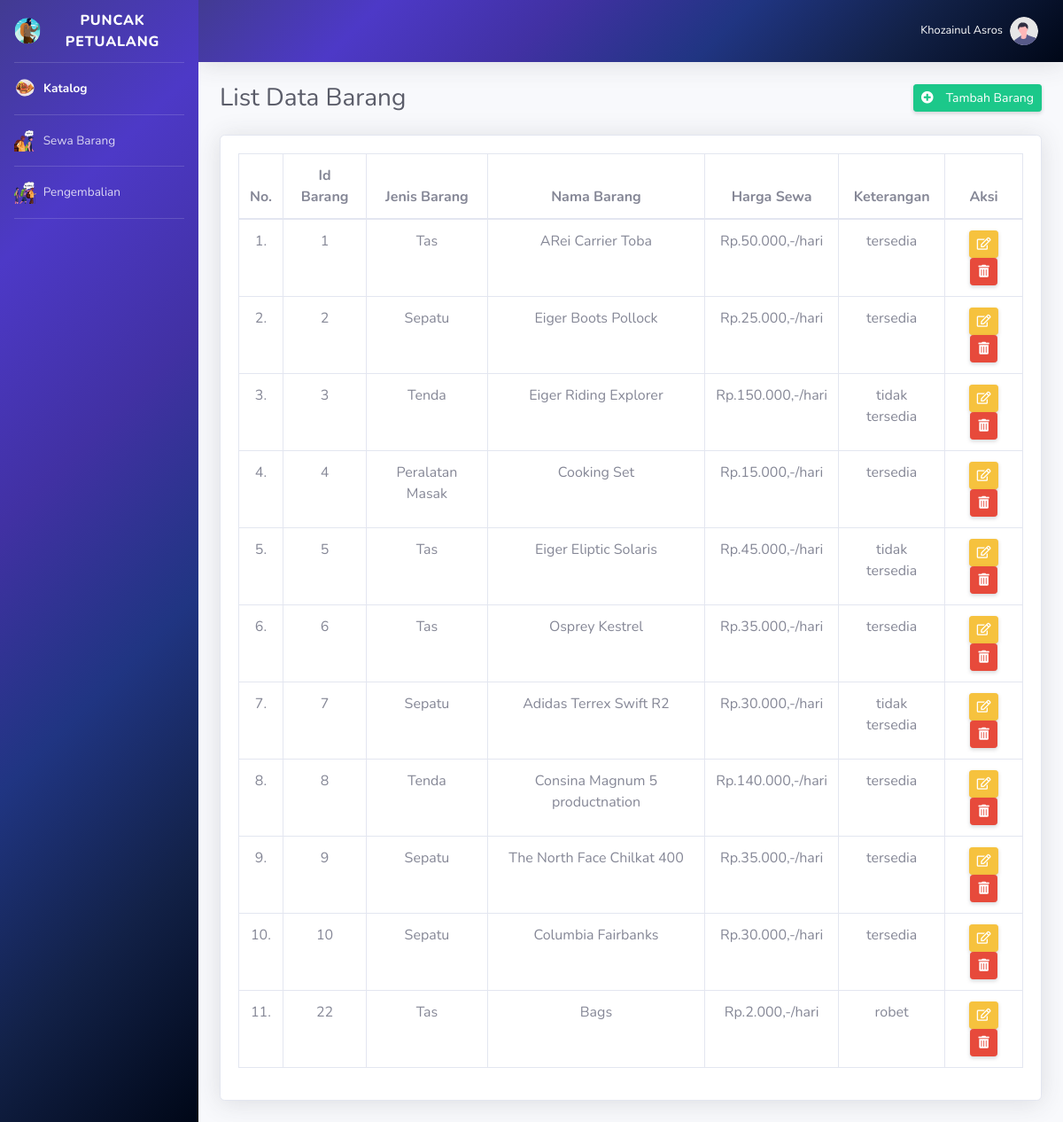
The app's page /admin_barang.php (signed in) with its own data.
### tables this page shows
CREATE TABLE `barang` (
  `id_barang` int(11) NOT NULL,
  `jenis_barang` varchar(50) NOT NULL,
  `nama_barang` varchar(255) NOT NULL,
  `harga_sewa` int(15) NOT NULL,
  `keterangan` varchar(255) NOT NULL
);

### admin_barang.php (the view, shortened to what this page needs)
<!DOCTYPE html>
<?php
include "connection/koneksi.php";
$id = $_SESSION['id_admin'];
if(isset ($_SESSION['username'])){
    $query = "select * from admin natural join level_user where id_admin = $id";
    mysqli_query($conn, $query);
    $sql = mysqli_query($conn, $query);
    while($r = mysqli_fetch_array($sql)){
?>
<html lang="en">
<head>
    <link rel="stylesheet" href="css/Styles.css">
    <link href="vendor/fontawesome-free/css/all.min.css" rel="stylesheet" type="text/css">
    <link href="css/sb-admin-2.min.css" rel="stylesheet">
    <link href="css/arabic.css" rel="stylesheet" >
</head>
<body id="page-top">
    <div id="wrapper">
        <ul class="navbar-nav gradient-bg sidebar sidebar-dark accordion" id="accordionSidebar">
        <?php
            if($r['id_status'] == 2){
        ?>
            <a class="sidebar-brand d-flex align-items-center justify-content-center" href="#">
                <div class="sidebar-brand-icon">
                    <img src="img/logo.svg" width="30px" height="30px">
                </div>
                <div class="sidebar-brand-text mx-3">Puncak Petualang</div>
            </a>
            <hr class="sidebar-divider my-0">
            <li class="nav-item active">
                <a class="nav-link" href="data_mobil.php">
                <img alt="Image placeholder" src="img/katalog.svg" width="25px" height="25px">
                    <span>&nbsp;Katalog</span>
                </a>
            </li>
            <hr class="sidebar-divider my-0">
            <li class="nav-item">
                <a class="nav-link" href="peminjaman.php">
                <img alt="Image placeholder" src="img/sewa.svg" width="25px" height="25px">
                    <span>&nbsp;Sewa Barang</span>
                </a>
            </li>
            <hr class="sidebar-divider my-0">
            <li class="nav-item">
                <a class="nav-link" href="pengembalian.php">
                <img alt="Image placeholder" src="img/kembali.svg" width="25px" height="25px">
                    <span>&nbsp;Pengembalian</span>
                </a>
            </li>
            <hr class="sidebar-divider my-0">
        <?php
            } else if($r['id_status'] == 1){
        ?>
            <a class="sidebar-brand d-flex align-items-center justify-content-center" href="#">
                <div class="sidebar-brand-icon">
                    <img src="img/logo.svg" width="30px" height="30px">
                </div>
                <div class="sidebar-brand-text mx-3">Puncak Petualang</div>
            </a>
            <hr class="sidebar-divider my-0">
            <li class="nav-item active">
                <a class="nav-link" href="admin_barang.php">
                <img alt="Image placeholder" src="img/katalog.svg" width="25px" height="25px">
                    <span>&nbsp;Kelola Data Barang</span>
                </a>
            </li>
            <hr class="sidebar-divider my-0">
            <li class="nav-item">
                <a class="nav-link" href="data_transaksi.php">
                <img alt="Image placeholder" src="img/tf.svg" width="25px" height="25px">
                    <span>&nbsp;Transaksi</span>
                </a>
            </li>
            <hr class="sidebar-divider my-0">
        <?php
            }
        ?>
        </ul>
        <div id="content-wrapper" class="d-flex flex-column">
            <div id="content">
                <nav class="navbar navbar-expand navbar-light gradient-bg topbar mb-4 static-top shadow">
                    <ul class="navbar-nav ml-auto">
                        <li class="nav-item dropdown no-arrow">
                            <a class="nav-link dropdown-toggle" href="#" id="userDropdown" role="button"
                                data-toggle="dropdown" aria-haspopup="true" aria-expanded="false">
                                <span class="mr-2 d-none d-lg-inline text-white small"><?php echo $r['nama'];?></span>
                                <img class="img-profile rounded-circle"
                                    src="img/undraw_profile.svg">
                            </a>
                        </li>
                    </ul>
                </nav>
            <div class="container-fluid">
                <div class="d-sm-flex align-items-center justify-content-between mb-4">
                    <h1 class="h3 mb-0 text-gray-800">List Data Barang</h1>
                    <a href="tambah_barang.php" class="d-none d-sm-inline-block btn btn-sm btn-success shadow-sm"><i class="fas fa-plus-circle"></i>&emsp;Tambah Barang</a>
                </div>
                <section class="mar-top--x-3 mar-bottom--x-5">
                    <div class="card shadow mb-4">
                        <div class="card-body">
                            <div class="table-responsive">
                            <?php
                            $query_data_barang = "SELECT * FROM barang";
                            $sql_data_barang = mysqli_query($conn, $query_data_barang);
                            $no = 1;
                            ?>
                                <table class="table table-bordered" id="dataTable" width="100%" cellspacing="0">
                                    <thead align="center">
                                        <tr>
                                            <th>No.</th>
                                            <th>Id Barang</th>
                                            <th>Jenis Barang</th>
                                            <th>Nama Barang</th>
                                            <th>Harga Sewa</th>
                                            <th>Keterangan</th>
                                            <th>Aksi</th>
                                        </tr>
                                    </thead>
                                    <tbody align="center">
                                    <?php
                                        while($r_dt_barang = mysqli_fetch_array($sql_data_barang)){
                                    ?>
                                        <tr class="odd gradeX">
                                        <td><center><?php echo $no++; ?>.</center></td>
                                        <td><?php echo $r_dt_barang['id_barang']; ?></td>
                                        <td><?php echo $r_dt_barang['jenis_barang']; ?></td>
                                        <td><?php echo $r_dt_barang['nama_barang']; ?></td>
                                        <td>Rp.<?php echo number_format($r_dt_barang['harga_sewa'],0,',','.'); ?>,-/hari</td>
                                        <td><?php echo $r_dt_barang['keterangan']; ?></td>
                                        <td>
                                            <button class="d-none d-sm-inline-block btn btn-sm btn-warning shadow-sm"data-toggle="modal" data-target="#editModal<?php echo $r_dt_barang['id_barang']; ?>"><i class="far fa-edit"></i></button>
                                            <button class="d-none d-sm-inline-block btn btn-sm btn-danger shadow-sm" data-toggle="modal" data-target="#hapusModal<?php echo $r_dt_barang['id_barang']; ?>"><i class="fas fa-trash-alt"></i></button>
                                        </td>
                                        </tr>
                                    <?php
                                        }
                                    ?>
                                    </tbody>
                                </table>
                            </div>
                        </div>
                    </div>
                </section>
            </div>
        </div>
    </div>
</body>
</html>
<?php
  }
} else {
  header('location: logout.php');
}
?>

### css/Styles.css (style rules this page uses)
.gradient-bg { background-image: linear-gradient(135deg, #423B92, #4D39C7, #4131A3, #203582, #122147, #000717); }

### records on screen
barang: id_barang "1", jenis_barang "Tas", nama_barang "ARei Carrier Toba", harga_sewa "50.000", keterangan "tersedia"
barang: id_barang "2", jenis_barang "Sepatu", nama_barang "Eiger Boots Pollock", harga_sewa "25.000", keterangan "tersedia"
barang: id_barang "3", jenis_barang "Tenda", nama_barang "Eiger Riding Explorer", harga_sewa "150.000", keterangan "tidak tersedia"
barang: id_barang "4", jenis_barang "Peralatan Masak", nama_barang "Cooking Set", harga_sewa "15.000", keterangan "tersedia"
barang: id_barang "5", jenis_barang "Tas", nama_barang "Eiger Eliptic Solaris", harga_sewa "45.000", keterangan "tidak tersedia"
barang: id_barang "6", jenis_barang "Tas", nama_barang "Osprey Kestrel", harga_sewa "35.000", keterangan "tersedia"
barang: id_barang "7", jenis_barang "Sepatu", nama_barang "Adidas Terrex Swift R2", harga_sewa "30.000", keterangan "tidak tersedia"
barang: id_barang "8", jenis_barang "Tenda", nama_barang "Consina Magnum 5 productnation", harga_sewa "140.000", keterangan "tersedia"
barang: id_barang "9", jenis_barang "Sepatu", nama_barang "The North Face Chilkat 400", harga_sewa "35.000", keterangan "tersedia"
barang: id_barang "10", jenis_barang "Sepatu", nama_barang "Columbia Fairbanks", harga_sewa "30.000", keterangan "tersedia"
barang: id_barang "22", jenis_barang "Tas", nama_barang "Bags", harga_sewa "2.000", keterangan "robet"

### other values on screen
$r['nama'] "Khozainul Asros"
